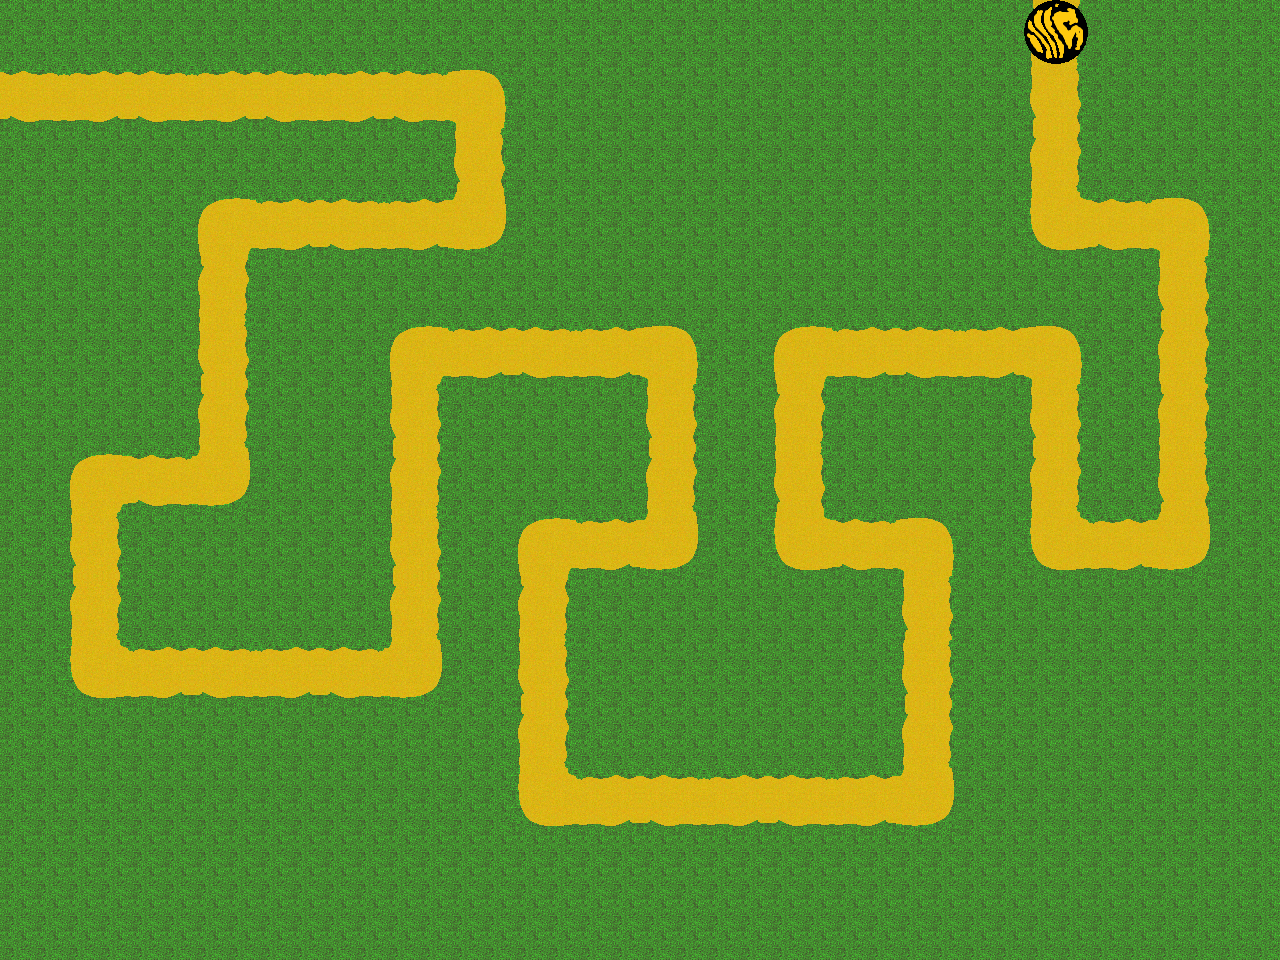

A level layout from a 2D game, rendered from its tile map. Below: a short description, then the map file with tile-grid data replaced by summaries:
An orthogonal 20x15 tile map with 64x64 px tiles, 1 tile layer (Tile Layer 1).

<map version="1.0" orientation="orthogonal" width="20" height="15" tilewidth="64" tileheight="64">
 <tileset firstgid="1" name="Grass_All" tilewidth="64" tileheight="64">
  <image source="Grass_All.png" width="321" height="427" />
  <tile id="0">
   <properties>
    <property name="ground" value="" />
   </properties>
  </tile>
  <tile id="1">
   <properties>
    <property name="ground" value="" />
   </properties>
  </tile>
  <tile id="5">
   <properties>
    <property name="ground" value="" />
   </properties>
  </tile>
  <tile id="6">
   <properties>
    <property name="ground" value="" />
   </properties>
  </tile>
  <tile id="10">
   <properties>
    <property name="grass" value="" />
   </properties>
  </tile>
  <tile id="11">
   <properties>
    <property name="ground" value="" />
   </properties>
  </tile>
  <tile id="15">
   <properties>
    <property name="ground" value="" />
   </properties>
  </tile>
  <tile id="16">
   <properties>
    <property name="ground" value="" />
   </properties>
  </tile>
  <tile id="20">
   <properties>
    <property name="ground" value="" />
   </properties>
  </tile>
  <tile id="21">
   <properties>
    <property name="finish" value="" />
    <property name="ground" value="" />
   </properties>
  </tile>
  <tile id="25">
   <properties>
    <property name="finish" value="" />
    <property name="ground" value="" />
   </properties>
  </tile>
 </tileset>
 <layer name="Tile Layer 1" width="20" height="15">
  <data>[300 cells, 300 non-empty, 10 distinct tile ids]</data>
 </layer>
</map>
